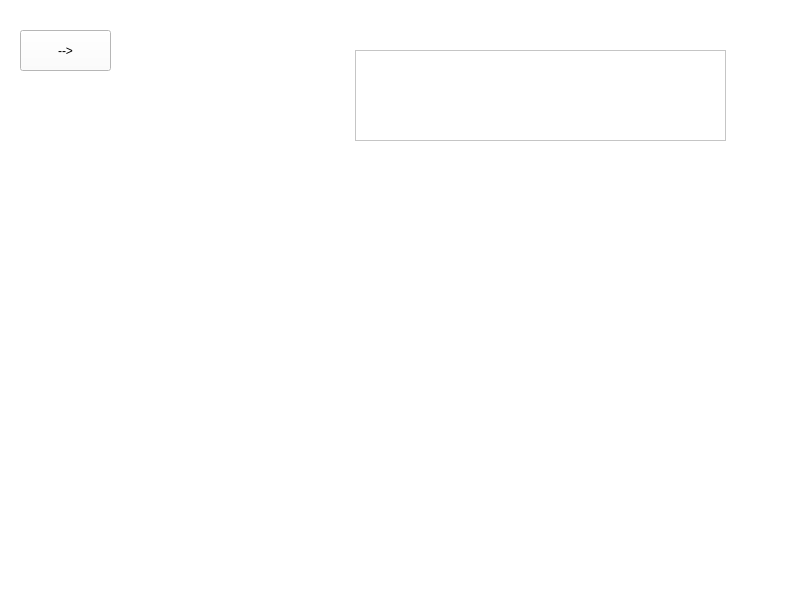
<?xml version="1.0" encoding="UTF-8"?>
<ui version="4.0">
 <class>Batalla</class>
 <widget class="QMainWindow" name="Batalla">
  <property name="geometry">
   <rect>
    <x>0</x>
    <y>0</y>
    <width>790</width>
    <height>608</height>
   </rect>
  </property>
  <property name="windowTitle">
   <string>MainWindow</string>
  </property>
  <property name="styleSheet">
   <string notr="true">
background-color: rgb(255, 255, 255);</string>
  </property>
  <widget class="QWidget" name="centralwidget">
   <widget class="QLabel" name="fondo">
    <property name="geometry">
     <rect>
      <x>0</x>
      <y>10</y>
      <width>811</width>
      <height>581</height>
     </rect>
    </property>
    <property name="styleSheet">
     <string notr="true">border-image: url(:/files/fondos/interior.jpg);</string>
    </property>
    <property name="text">
     <string/>
    </property>
   </widget>
   <widget class="QLabel" name="profesor">
    <property name="geometry">
     <rect>
      <x>520</x>
      <y>320</y>
      <width>301</width>
      <height>271</height>
     </rect>
    </property>
    <property name="styleSheet">
     <string notr="true">border-image: url(:/files/personajes/profebivli.png);
background: transparent;</string>
    </property>
    <property name="text">
     <string/>
    </property>
   </widget>
   <widget class="QLabel" name="avatar">
    <property name="geometry">
     <rect>
      <x>0</x>
      <y>330</y>
      <width>241</width>
      <height>261</height>
     </rect>
    </property>
    <property name="styleSheet">
     <string notr="true">border-image: url(:/files/personajes/fbatalla.png);
background: transparent;</string>
    </property>
    <property name="text">
     <string/>
    </property>
   </widget>
   <widget class="QTextBrowser" name="texto">
    <property name="geometry">
     <rect>
      <x>355</x>
      <y>50</y>
      <width>371</width>
      <height>91</height>
     </rect>
    </property>
   </widget>
   <widget class="QLabel" name="recuadro">
    <property name="geometry">
     <rect>
      <x>330</x>
      <y>50</y>
      <width>421</width>
      <height>91</height>
     </rect>
    </property>
    <property name="styleSheet">
     <string notr="true">border-image: url(:/files/frame.png);
background: transparent;</string>
    </property>
    <property name="text">
     <string/>
    </property>
   </widget>
   <widget class="QPushButton" name="next">
    <property name="geometry">
     <rect>
      <x>20</x>
      <y>30</y>
      <width>91</width>
      <height>41</height>
     </rect>
    </property>
    <property name="text">
     <string>--&gt;</string>
    </property>
   </widget>
  </widget>
  <widget class="QStatusBar" name="statusbar"/>
 </widget>
 <resources/>
 <connections/>
</ui>
